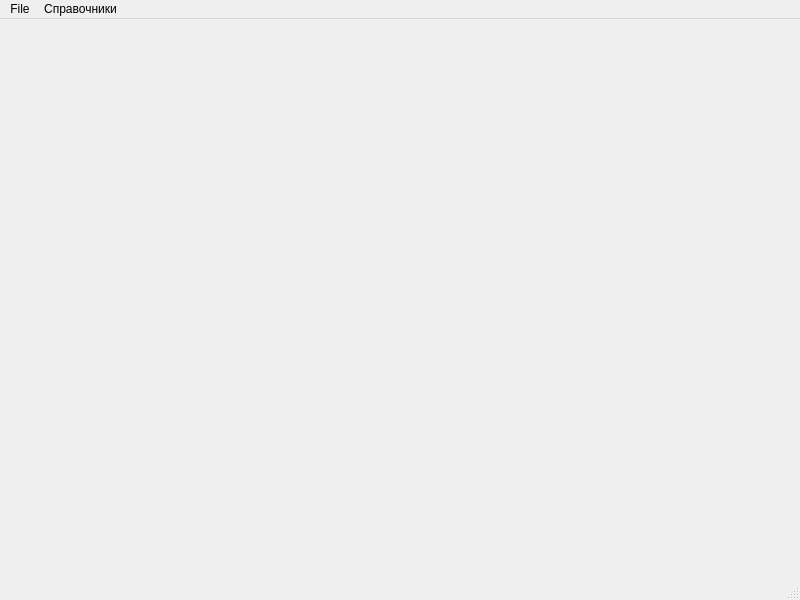
<?xml version="1.0" encoding="UTF-8"?>
<ui version="4.0">
 <class>MainWindow</class>
 <widget class="QMainWindow" name="MainWindow">
  <property name="geometry">
   <rect>
    <x>0</x>
    <y>0</y>
    <width>800</width>
    <height>600</height>
   </rect>
  </property>
  <property name="windowTitle">
   <string>MainWindow</string>
  </property>
  <widget class="QWidget" name="centralwidget"/>
  <widget class="QMenuBar" name="menubar">
   <property name="geometry">
    <rect>
     <x>0</x>
     <y>0</y>
     <width>800</width>
     <height>26</height>
    </rect>
   </property>
   <widget class="QMenu" name="menuFile">
    <property name="title">
     <string>File</string>
    </property>
    <addaction name="actionExit"/>
   </widget>
   <widget class="QMenu" name="menu">
    <property name="title">
     <string>Справочники</string>
    </property>
    <addaction name="actionClients"/>
    <addaction name="action_2"/>
    <addaction name="action_3"/>
   </widget>
   <addaction name="menuFile"/>
   <addaction name="menu"/>
  </widget>
  <widget class="QStatusBar" name="statusbar"/>
  <action name="actionExit">
   <property name="text">
    <string>Exit</string>
   </property>
  </action>
  <action name="actionClients">
   <property name="text">
    <string>Клиенты</string>
   </property>
  </action>
  <action name="action_2">
   <property name="text">
    <string>Тарифы</string>
   </property>
  </action>
  <action name="action_3">
   <property name="text">
    <string>Услуги</string>
   </property>
  </action>
 </widget>
 <resources/>
 <connections/>
</ui>
